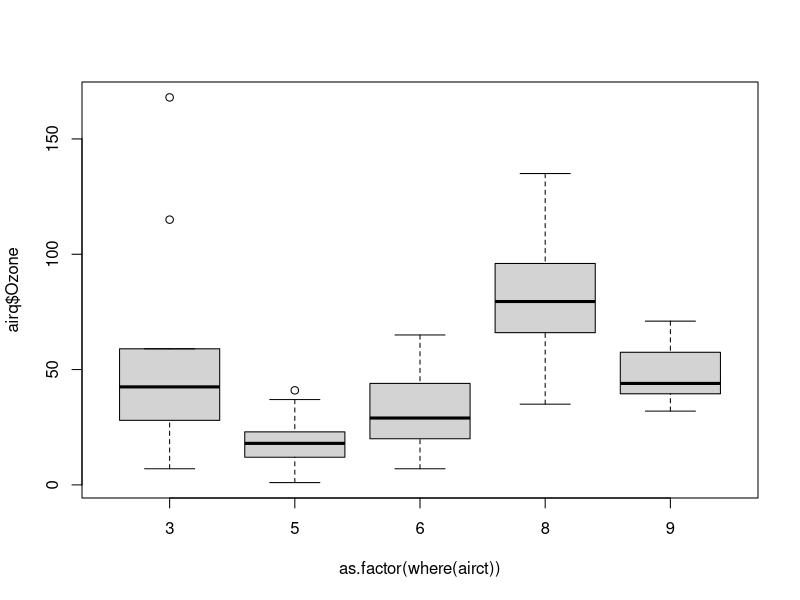
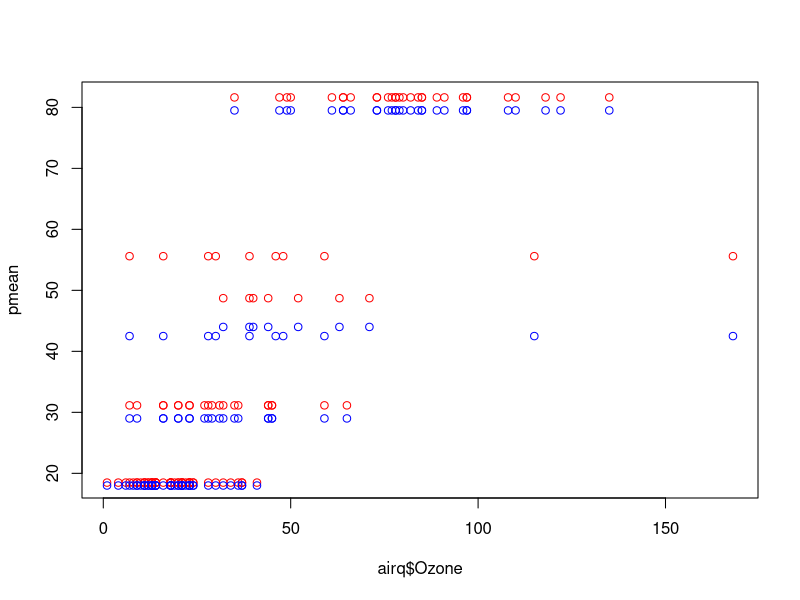

The R source for these figures, in order:
library(party)


### Name: BinaryTree Class
### Title: Class "BinaryTree"
### Aliases: BinaryTree-class weights weights-methods
###   weights,BinaryTree-method show,BinaryTree-method where where-methods
###   where,BinaryTree-method response response-methods
###   response,BinaryTree-method nodes nodes-methods
###   nodes,BinaryTree,integer-method nodes,BinaryTree,numeric-method
###   treeresponse treeresponse-methods treeresponse,BinaryTree-method
### Keywords: classes

### ** Examples


  set.seed(290875)

  airq <- subset(airquality, !is.na(Ozone))
  airct <- ctree(Ozone ~ ., data = airq,   
                 controls = ctree_control(maxsurrogate = 3))

  ### distribution of responses in the terminal nodes
  plot(airq$Ozone ~ as.factor(where(airct)))

  ### get all terminal nodes from the tree
  nodes(airct, unique(where(airct)))

  ### extract weights and compute predictions
  pmean <- sapply(weights(airct), function(w) weighted.mean(airq$Ozone, w))

  ### the same as
  drop(Predict(airct))

  ### or
  unlist(treeresponse(airct))

  ### don't use the mean but the median as prediction in each terminal node
  pmedian <- sapply(weights(airct), function(w) 
                 median(airq$Ozone[rep(1:nrow(airq), w)]))

  plot(airq$Ozone, pmean, col = "red")
  points(airq$Ozone, pmedian, col = "blue")
